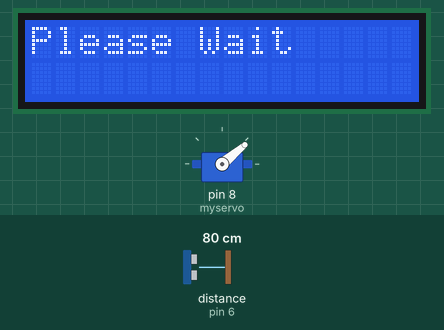
Simulated run of this sketch. Board: Arduino Uno, built with avr-gcc and run on an emulated ATmega328P. Parts: 16×2 character LCD, servo. Wiring (inferred from the names in the program): ultrasonic range finder: trigger pin 7; echo pin 6. Inputs (shaded band) come from the test bench; at power-on: distance to the obstacle (sensor on pin 6) 80 cm. The echo pulse lasts 58.3 µs per cm; what the sketch prints to the serial monitor is not drawn.

Above: at 1.5 s.
1.6 s: distance to the obstacle (sensor on pin 6) set to 16 cm
3.1 s: distance to the obstacle (sensor on pin 6) set to 12 cm
At 3.29 s:
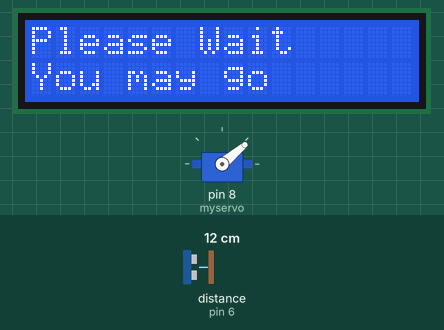
At 4.0 s:
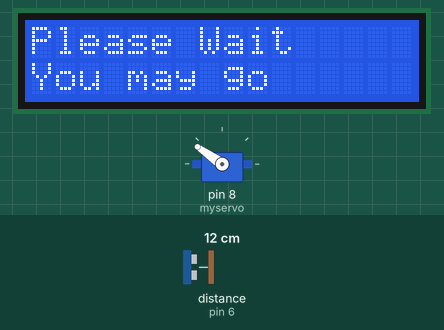
4.9 s: distance to the obstacle (sensor on pin 6) set to 9 cm
7.9 s: distance to the obstacle (sensor on pin 6) set to 6 cm
9.4 s: distance to the obstacle (sensor on pin 6) set to 11 cm
At 10.0 s:
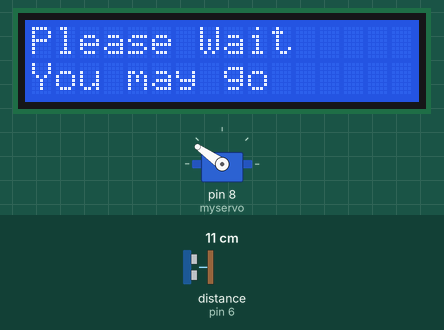
Timing chart, 0 to 11.9 s (numbered marks = the images above; inputs shaded):
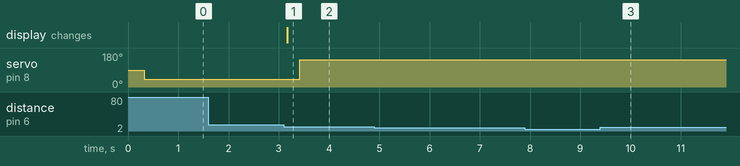

Measured:
- the behaviour switches between 15 and 14 cm on distance to the obstacle (sensor on pin 6) (found by bisection; images 0 and 1)
- after the input at 1.6 s, every drawn part: stays the same
- after the input at 3.1 s, servo on pin 8 (myservo): 40° → 145° after 0.32 s; the display: changes after 0.07 s (image 1)
- after the input at 4.9 s, every drawn part: stays the same
- after the input at 7.9 s, every drawn part: stays the same
- after the input at 9.4 s, servo on pin 8 (myservo): stays 145° (without the input it goes to 40° after 2.5 s)

The sketch:

Automated_Gate_System.ino
```cpp
#include <Servo.h>
#include <LiquidCrystal.h>
LiquidCrystal LCD(11,10,9,2,3,4,5);


Servo myservo; // create servo object to control a servo

const int trigPin = 7;

const int echoPin = 6;

void setup() {

   LCD.begin(16,2);
  LCD.setCursor(0,0);
  LCD.print("Please Wait");
    delay(250);


// initialize serial communication:

Serial.begin(9600); // establishes serial communication between your Arduino board and computer

myservo.attach(8); // attaches the servo on pin 9 to the servo object


}

void loop() {


long duration, cm;

pinMode(trigPin, OUTPUT);    // sets trig pin as output

digitalWrite(trigPin, LOW);  // sets trig pin off

delayMicroseconds(2); // waits for 2 ms

digitalWrite(trigPin, HIGH); // sets trig pin on

delayMicroseconds(20);   // waits for 20 ms

digitalWrite(trigPin, LOW);

pinMode(echoPin, INPUT);   // determines the time the object was detected by the sensor

duration = pulseIn(echoPin, HIGH);   // determines the time the object was detected by the sensor

cm = microsecondsToCentimeters(duration); // convert the time into a distance
// the condition for the distance

if ( cm > 7 && cm < 14)  // the condition for the distance

{

LCD.setCursor(0,1);
  LCD.print("You may go");
  delay(250);


myservo.write(145); // sets the servo position according to the scaled value

delay(4000);

}

else if ( cm < 8)

{

myservo.write(40); // sets the servo position according to the scaled value

delay(100);

}

else

{

myservo.write(40); // sets the servo position according to the scaled value

delay(100);

}

Serial.print(cm);

Serial.print("cm");

Serial.println();

delay(100);

}

long microsecondsToCentimeters(long microseconds) {

// The speed of sound is 340 m/s or 29 microseconds per centimeter.

// The ping travels out and back, so to find the distance of the

// object we take half of the distance travelled.

return microseconds / 29 / 2;

}
```
